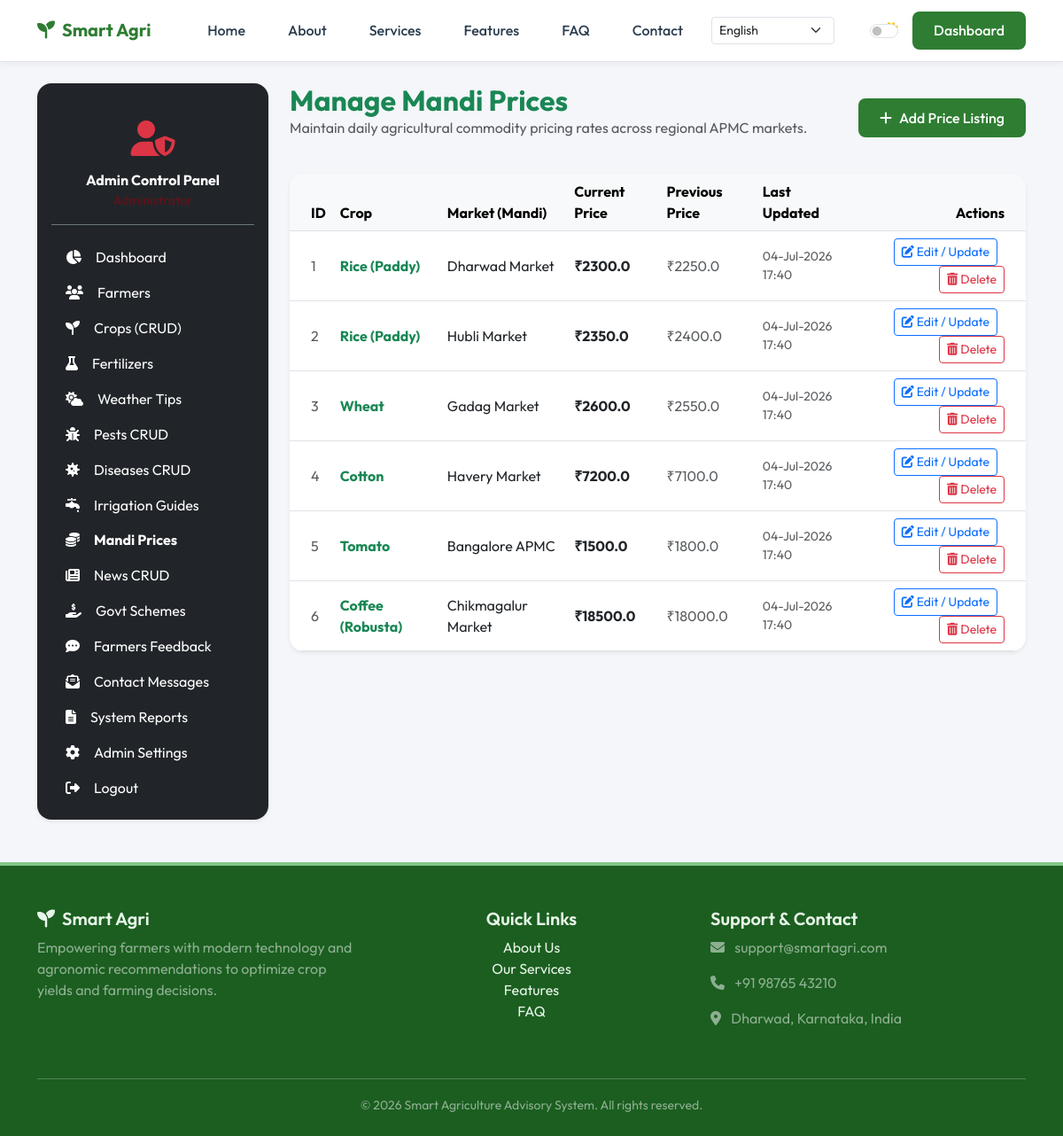
Screenshot of /admin/market-prices (signed in) with the database file from the repository.
### app/models.py (models this page shows)
class MarketPrice(db.Model):
    __tablename__ = 'market_prices'
    id = db.Column(db.Integer, primary_key=True)
    crop_name = db.Column(db.String(100), nullable=False)
    market_name = db.Column(db.String(100), nullable=False)
    current_price = db.Column(db.Float, nullable=False)  # Price per Quintal or KG
    previous_price = db.Column(db.Float, nullable=True)
    updated_at = db.Column(db.DateTime, default=datetime.utcnow, onupdate=datetime.utcnow)

### app/routes/admin.py (the view, shortened to what this page needs)
@admin_bp.route('/market-prices', methods=['GET', 'POST'])
@admin_required
def manage_market_prices():
    prices = MarketPrice.query.all()
    crops = Crop.query.all()
    return render_template('admin/market_prices.html', prices=prices, crops=crops)

### app/__init__.py (called while the page is built)
@login_manager.user_loader
def load_user(user_id):
    role = session.get('user_role')
    if role == 'admin':
        return Admin.query.get(int(user_id))
    return User.query.get(int(user_id))

### app/routes/admin.py (called while the page is built)
def admin_required(f):
    @wraps(f)
    def decorated_function(*args, **kwargs):
        if not current_user.is_authenticated or session.get('user_role') != 'admin':
            flash('Access restricted to Administrators. Please log in.', 'danger')
            return redirect(url_for('public.admin_login'))
        return f(*args, **kwargs)
    return decorated_function

### app/templates/admin/market_prices.html (shortened to what this page needs)
{% extends 'admin_base.html' %}
{% block admin_content %}
<div class="row">
    <div class="col-12 d-flex justify-content-between align-items-center mb-4">
        <div>
            <h2 class="fw-bold mb-0 text-success">Manage Mandi Prices</h2>
            <p class="text-muted">Maintain daily agricultural commodity pricing rates across regional APMC markets.</p>
        </div>
        <button class="btn btn-primary-custom" data-bs-toggle="collapse" data-bs-target="#addPriceCollapse">
            <i class="fas fa-plus me-2"></i>Add Price Listing
        </button>
    </div>
    <div class="col-12">
        <div class="card card-custom border-0 shadow-sm">
            <div class="table-responsive">
                <table class="table table-hover align-middle mb-0">
                    <thead class="table-light">
                        <tr>
                            <th class="ps-4">ID</th>
                            <th>Crop</th>
                            <th>Market (Mandi)</th>
                            <th>Current Price</th>
                            <th>Previous Price</th>
                            <th>Last Updated</th>
                            <th class="pe-4 text-end">Actions</th>
                        </tr>
                    </thead>
                    <tbody>
                        {% if prices %}
                            {% for p in prices %}
                            <tr>
                                <td class="ps-4 text-muted">{{ p.id }}</td>
                                <td class="fw-bold text-success">{{ p.crop_name }}</td>
                                <td>{{ p.market_name }}</td>
                                <td class="fw-bold">₹{{ p.current_price }}</td>
                                <td class="text-muted">₹{{ p.previous_price or 'N/A' }}</td>
                                <td class="small text-muted">{{ p.updated_at.strftime('%d-%b-%Y %H:%M') }}</td>
                                <td class="pe-4 text-end">
                                    <button class="btn btn-sm btn-outline-primary me-2" data-bs-toggle="modal" data-bs-target="#editPriceModal{{ p.id }}">
                                        <i class="fas fa-edit"></i> Edit / Update
                                    </button>
                                    <a href="{{ url_for('admin.delete_market_price', id=p.id) }}" class="btn btn-sm btn-outline-danger btn-delete-confirm" data-confirm-message="Are you sure you want to remove this price listing?">
                                        <i class="fas fa-trash-alt"></i> Delete
                                    </a>
                                </td>
                            </tr>
                            {% endfor %}
                        {% else %}
                            <tr>
                                <td colspan="7" class="text-center py-4 text-muted">No market price listings currently configured.</td>
                            </tr>
                        {% endif %}
                    </tbody>
                </table>
            </div>
        </div>
    </div>
</div>
{% endblock %}

### app/static/css/style.css (style rules this page uses)
:root { --primary-color: #2e7d32; --primary-dark: #1b5e20; --primary-light: #81c784; --accent-color: #4caf50; --accent-light: #e8f5e9; --body-bg: #f4f6f9; --card-bg: #ffffff; --text-color: #2c3e50; --text-muted: #6c757d; --border-color: #dee2e6; --sidebar-bg: #1e4620; --sidebar-text: #ffffff; --sidebar-hover: #2e7d32; --sidebar-active: #388e3c; --header-bg: #ffffff; --footer-bg: #1b5e20; --footer-text: #e8f5e9; }
body { background-color: var(--body-bg); color: var(--text-color); font-family: 'Outfit', sans-serif; transition: background-color 0.3s ease, color 0.3s ease; display: flex; flex-direction: column; min-height: 100vh; }
h1, h2, h3, h4, h5, h6 { font-family: 'Outfit', sans-serif; font-weight: 600; }
.btn-primary-custom { background-color: var(--primary-color); color: white !important; border: none; font-weight: 500; border-radius: 8px; padding: 0.6rem 1.5rem; transition: all 0.3s ease; }
.card-custom { background-color: var(--card-bg); border: 1px solid var(--border-color); border-radius: 16px; box-shadow: 0 4px 20px rgba(0,0,0,0.02); transition: transform 0.3s ease, box-shadow 0.3s ease, border-color 0.3s ease; overflow: hidden; }

### rows the page displays
MarketPrice: id "1", crop_name "Rice (Paddy)", market_name "Dharwad Market", current_price "2300.0", previous_price "2250.0", updated_at "04-Jul-2026 17:40"
MarketPrice: id "2", crop_name "Rice (Paddy)", market_name "Hubli Market", current_price "2350.0", previous_price "2400.0", updated_at "04-Jul-2026 17:40"
MarketPrice: id "3", crop_name "Wheat", market_name "Gadag Market", current_price "2600.0", previous_price "2550.0", updated_at "04-Jul-2026 17:40"
MarketPrice: id "4", crop_name "Cotton", market_name "Havery Market", current_price "7200.0", previous_price "7100.0", updated_at "04-Jul-2026 17:40"
MarketPrice: id "5", crop_name "Tomato", market_name "Bangalore APMC", current_price "1500.0", previous_price "1800.0", updated_at "04-Jul-2026 17:40"
MarketPrice: id "6", crop_name "Coffee (Robusta)", market_name "Chikmagalur Market", current_price "18500.0", previous_price "18000.0", updated_at "04-Jul-2026 17:40"
